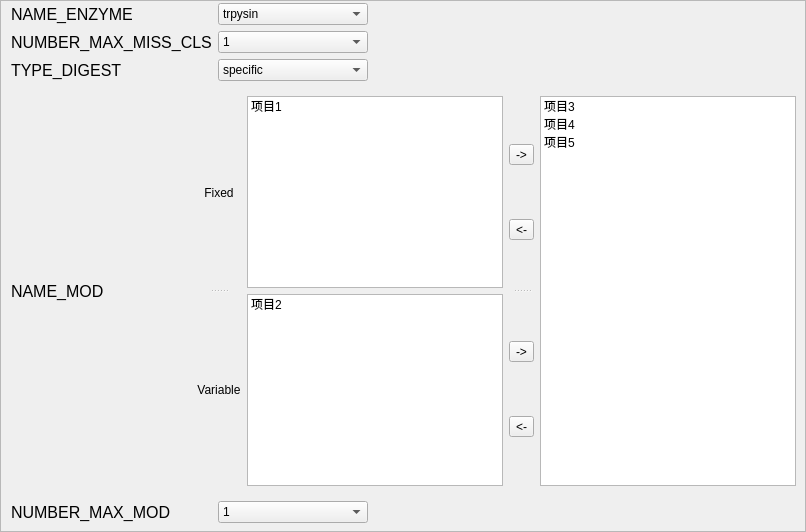
               <widget class="QFrame" name="frame_group_1">
                <property name="sizePolicy">
                 <sizepolicy hsizetype="Expanding" vsizetype="Preferred">
                  <horstretch>0</horstretch>
                  <verstretch>0</verstretch>
                 </sizepolicy>
                </property>
                <property name="frameShape">
                 <enum>QFrame::StyledPanel</enum>
                </property>
                <property name="frameShadow">
                 <enum>QFrame::Raised</enum>
                </property>
                <layout class="QHBoxLayout" name="horizontalLayout_2">
                 <property name="leftMargin">
                  <number>10</number>
                 </property>
                 <property name="topMargin">
                  <number>2</number>
                 </property>
                 <property name="rightMargin">
                  <number>0</number>
                 </property>
                 <property name="bottomMargin">
                  <number>8</number>
                 </property>
                 <item>
                  <layout class="QGridLayout" name="layout_data">
                   <property name="sizeConstraint">
                    <enum>QLayout::SetDefaultConstraint</enum>
                   </property>
                   <item row="1" column="1">
                    <widget class="QComboBox" name="cbox_cfg2_NMMC">
                     <property name="sizePolicy">
                      <sizepolicy hsizetype="Maximum" vsizetype="Fixed">
                       <horstretch>0</horstretch>
                       <verstretch>0</verstretch>
                      </sizepolicy>
                     </property>
                     <property name="minimumSize">
                      <size>
                       <width>150</width>
                       <height>0</height>
                      </size>
                     </property>
                     <item>
                      <property name="text">
                       <string>1</string>
                      </property>
                     </item>
                     <item>
                      <property name="text">
                       <string>2</string>
                      </property>
                     </item>
                     <item>
                      <property name="text">
                       <string>3</string>
                      </property>
                     </item>
                     <item>
                      <property name="text">
                       <string>4</string>
                      </property>
                     </item>
                    </widget>
                   </item>
                   <item row="1" column="0">
                    <widget class="QLabel" name="lbl_cfg2_NMMC">
                     <property name="sizePolicy">
                      <sizepolicy hsizetype="Fixed" vsizetype="Preferred">
                       <horstretch>0</horstretch>
                       <verstretch>0</verstretch>
                      </sizepolicy>
                     </property>
                     <property name="minimumSize">
                      <size>
                       <width>180</width>
                       <height>0</height>
                      </size>
                     </property>
                     <property name="font">
                      <font>
                       <pointsize>12</pointsize>
                      </font>
                     </property>
                     <property name="text">
                      <string>NUMBER_MAX_MISS_CLS</string>
                     </property>
                    </widget>
                   </item>
                   <item row="2" column="0">
                    <widget class="QLabel" name="lbl_cfg2_TD">
                     <property name="sizePolicy">
                      <sizepolicy hsizetype="Fixed" vsizetype="Preferred">
                       <horstretch>0</horstretch>
                       <verstretch>0</verstretch>
                      </sizepolicy>
                     </property>
                     <property name="minimumSize">
                      <size>
                       <width>180</width>
                       <height>0</height>
                      </size>
                     </property>
                     <property name="font">
                      <font>
                       <pointsize>12</pointsize>
                      </font>
                     </property>
                     <property name="text">
                      <string>TYPE_DIGEST</string>
                     </property>
                    </widget>
                   </item>
                   <item row="0" column="0">
                    <widget class="QLabel" name="lbl_cfg2_NE">
                     <property name="sizePolicy">
                      <sizepolicy hsizetype="Fixed" vsizetype="Preferred">
                       <horstretch>0</horstretch>
                       <verstretch>0</verstretch>
                      </sizepolicy>
                     </property>
                     <property name="minimumSize">
                      <size>
                       <width>180</width>
                       <height>0</height>
                      </size>
                     </property>
                     <property name="font">
                      <font>
                       <pointsize>12</pointsize>
                      </font>
                     </property>
                     <property name="text">
                      <string>NAME_ENZYME</string>
                     </property>
                    </widget>
                   </item>
                   <item row="4" column="0">
                    <widget class="QLabel" name="lbl_cfg2_NMM">
                     <property name="sizePolicy">
                      <sizepolicy hsizetype="Fixed" vsizetype="Preferred">
                       <horstretch>0</horstretch>
                       <verstretch>0</verstretch>
                      </sizepolicy>
                     </property>
                     <property name="minimumSize">
                      <size>
                       <width>180</width>
                       <height>0</height>
                      </size>
                     </property>
                     <property name="font">
                      <font>
                       <pointsize>12</pointsize>
                      </font>
                     </property>
                     <property name="text">
                      <string>NUMBER_MAX_MOD</string>
                     </property>
                    </widget>
                   </item>
                   <item row="0" column="1">
                    <widget class="QComboBox" name="cbox_cfg2_NE">
                     <property name="sizePolicy">
                      <sizepolicy hsizetype="Maximum" vsizetype="Fixed">
                       <horstretch>0</horstretch>
                       <verstretch>0</verstretch>
                      </sizepolicy>
                     </property>
                     <property name="minimumSize">
                      <size>
                       <width>150</width>
                       <height>0</height>
                      </size>
                     </property>
                     <item>
                      <property name="text">
                       <string>trpysin</string>
                      </property>
                     </item>
                    </widget>
                   </item>
                   <item row="2" column="1">
                    <widget class="QComboBox" name="cbox_cfg2_TD">
                     <property name="sizePolicy">
                      <sizepolicy hsizetype="Maximum" vsizetype="Fixed">
                       <horstretch>0</horstretch>
                       <verstretch>0</verstretch>
                      </sizepolicy>
                     </property>
                     <property name="minimumSize">
                      <size>
                       <width>150</width>
                       <height>0</height>
                      </size>
                     </property>
                     <item>
                      <property name="text">
                       <string>specific</string>
                      </property>
                     </item>
                     <item>
                      <property name="text">
                       <string>semi-specific</string>
                      </property>
                     </item>
                     <item>
                      <property name="text">
                       <string>none-specific</string>
                      </property>
                     </item>
                    </widget>
                   </item>
                   <item row="4" column="1">
                    <widget class="QComboBox" name="cbox_cfg2_NMM">
                     <property name="sizePolicy">
                      <sizepolicy hsizetype="Maximum" vsizetype="Fixed">
                       <horstretch>0</horstretch>
                       <verstretch>0</verstretch>
                      </sizepolicy>
                     </property>
                     <property name="minimumSize">
                      <size>
                       <width>150</width>
                       <height>0</height>
                      </size>
                     </property>
                     <item>
                      <property name="text">
                       <string>1</string>
                      </property>
                     </item>
                     <item>
                      <property name="text">
                       <string>2</string>
                      </property>
                     </item>
                     <item>
                      <property name="text">
                       <string>3</string>
                      </property>
                     </item>
                     <item>
                      <property name="text">
                       <string>4</string>
                      </property>
                     </item>
                    </widget>
                   </item>
                   <item row="3" column="0" colspan="3">
                    <widget class="QFrame" name="gbox_MultiSelect_2">
                     <property name="sizePolicy">
                      <sizepolicy hsizetype="Preferred" vsizetype="Fixed">
                       <horstretch>0</horstretch>
                       <verstretch>0</verstretch>
                      </sizepolicy>
                     </property>
                     <property name="minimumSize">
                      <size>
                       <width>0</width>
                       <height>250</height>
                      </size>
                     </property>
                     <layout class="QHBoxLayout" name="horizontalLayout_7">
                      <property name="leftMargin">
                       <number>0</number>
                      </property>
                      <item>
                       <widget class="QLabel" name="lbl_cfg2_NM">
                        <property name="sizePolicy">
                         <sizepolicy hsizetype="Fixed" vsizetype="Preferred">
                          <horstretch>0</horstretch>
                          <verstretch>0</verstretch>
                         </sizepolicy>
                        </property>
                        <property name="minimumSize">
                         <size>
                          <width>180</width>
                          <height>0</height>
                         </size>
                        </property>
                        <property name="font">
                         <font>
                          <pointsize>12</pointsize>
                         </font>
                        </property>
                        <property name="text">
                         <string>NAME_MOD</string>
                        </property>
                       </widget>
                      </item>
                      <item>
                       <widget class="QSplitter" name="splitter_3">
                        <property name="orientation">
                         <enum>Qt::Vertical</enum>
                        </property>
                        <widget class="QLabel" name="label_3">
                         <property name="sizePolicy">
                          <sizepolicy hsizetype="Preferred" vsizetype="Preferred">
                           <horstretch>0</horstretch>
                           <verstretch>0</verstretch>
                          </sizepolicy>
                         </property>
                         <property name="text">
                          <string>Fixed</string>
                         </property>
                         <property name="alignment">
                          <set>Qt::AlignCenter</set>
                         </property>
                        </widget>
                        <widget class="QLabel" name="label_4">
                         <property name="sizePolicy">
                          <sizepolicy hsizetype="Preferred" vsizetype="Preferred">
                           <horstretch>0</horstretch>
                           <verstretch>0</verstretch>
                          </sizepolicy>
                         </property>
                         <property name="text">
                          <string>Variable</string>
                         </property>
                         <property name="alignment">
                          <set>Qt::AlignCenter</set>
                         </property>
                        </widget>
                       </widget>
                      </item>
                      <item>
                       <layout class="QVBoxLayout" name="verticalLayout_9">
                        <item>
                         <widget class="QListWidget" name="list_cfg2_NMF">
                          <property name="sizePolicy">
                           <sizepolicy hsizetype="Expanding" vsizetype="Fixed">
                            <horstretch>0</horstretch>
                            <verstretch>0</verstretch>
                           </sizepolicy>
                          </property>
                          <property name="minimumSize">
                           <size>
                            <width>0</width>
                            <height>100</height>
                           </size>
                          </property>
                          <property name="editTriggers">
                           <set>QAbstractItemView::NoEditTriggers</set>
                          </property>
                          <property name="selectionMode">
                           <enum>QAbstractItemView::ExtendedSelection</enum>
                          </property>
                          <item>
                           <property name="text">
                            <string>项目1</string>
                           </property>
                          </item>
                         </widget>
                        </item>
                        <item>
                         <widget class="QListWidget" name="list_cfg2_NMV">
                          <property name="sizePolicy">
                           <sizepolicy hsizetype="Expanding" vsizetype="Fixed">
                            <horstretch>0</horstretch>
                            <verstretch>0</verstretch>
                           </sizepolicy>
                          </property>
                          <property name="minimumSize">
                           <size>
                            <width>0</width>
                            <height>100</height>
                           </size>
                          </property>
                          <property name="editTriggers">
                           <set>QAbstractItemView::NoEditTriggers</set>
                          </property>
                          <property name="selectionMode">
                           <enum>QAbstractItemView::ExtendedSelection</enum>
                          </property>
                          <item>
                           <property name="text">
                            <string>项目2</string>
                           </property>
                          </item>
                         </widget>
                        </item>
                       </layout>
                      </item>
                      <item>
                       <widget class="QSplitter" name="splitter_5">
                        <property name="orientation">
                         <enum>Qt::Vertical</enum>
                        </property>
                        <widget class="QWidget" name="layoutWidget_2">
                         <layout class="QVBoxLayout" name="verticalLayout_10">
                          <item>
                           <widget class="QToolButton" name="btn_cfg2_f2u">
                            <property name="sizePolicy">
                             <sizepolicy hsizetype="Fixed" vsizetype="Fixed">
                              <horstretch>0</horstretch>
                              <verstretch>0</verstretch>
                             </sizepolicy>
                            </property>
                            <property name="text">
                             <string>-&gt;</string>
                            </property>
                           </widget>
                          </item>
                          <item>
                           <widget class="QToolButton" name="btn_cfg2_u2f">
                            <property name="sizePolicy">
                             <sizepolicy hsizetype="Fixed" vsizetype="Fixed">
                              <horstretch>0</horstretch>
                              <verstretch>0</verstretch>
                             </sizepolicy>
                            </property>
                            <property name="text">
                             <string>&lt;-</string>
                            </property>
                           </widget>
                          </item>
                         </layout>
                        </widget>
                        <widget class="QWidget" name="layoutWidget_3">
                         <layout class="QVBoxLayout" name="verticalLayout_11">
                          <item>
                           <widget class="QToolButton" name="btn_cfg2_v2u">
                            <property name="sizePolicy">
                             <sizepolicy hsizetype="Fixed" vsizetype="Fixed">
                              <horstretch>0</horstretch>
                              <verstretch>0</verstretch>
                             </sizepolicy>
                            </property>
                            <property name="text">
                             <string>-&gt;</string>
                            </property>
                           </widget>
                          </item>
                          <item>
                           <widget class="QToolButton" name="btn_cfg2_u2v">
                            <property name="sizePolicy">
                             <sizepolicy hsizetype="Fixed" vsizetype="Fixed">
                              <horstretch>0</horstretch>
                              <verstretch>0</verstretch>
                             </sizepolicy>
                            </property>
                            <property name="text">
                             <string>&lt;-</string>
                            </property>
                           </widget>
                          </item>
                         </layout>
                        </widget>
                       </widget>
                      </item>
                      <item>
                       <widget class="QListWidget" name="list_cfg2_NM">
                        <property name="sizePolicy">
                         <sizepolicy hsizetype="Expanding" vsizetype="Expanding">
                          <horstretch>0</horstretch>
                          <verstretch>0</verstretch>
                         </sizepolicy>
                        </property>
                        <property name="minimumSize">
                         <size>
                          <width>0</width>
                          <height>180</height>
                         </size>
                        </property>
                        <property name="editTriggers">
                         <set>QAbstractItemView::NoEditTriggers</set>
                        </property>
                        <property name="selectionMode">
                         <enum>QAbstractItemView::ExtendedSelection</enum>
                        </property>
                        <item>
                         <property name="text">
                          <string>项目3</string>
                         </property>
                        </item>
                        <item>
                         <property name="text">
                          <string>项目4</string>
                         </property>
                        </item>
                        <item>
                         <property name="text">
                          <string>项目5</string>
                         </property>
                        </item>
                       </widget>
                      </item>
                     </layout>
                    </widget>
                   </item>
                  </layout>
                 </item>
                </layout>
               </widget>
